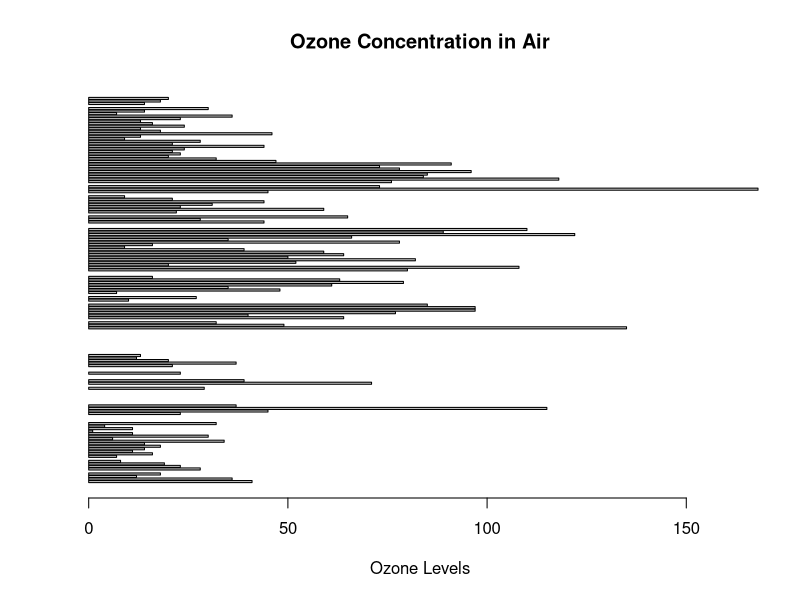
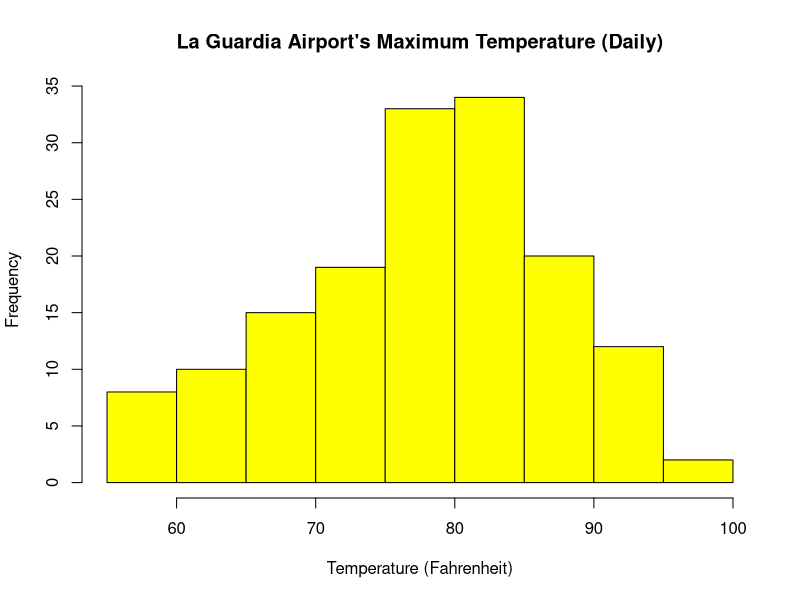
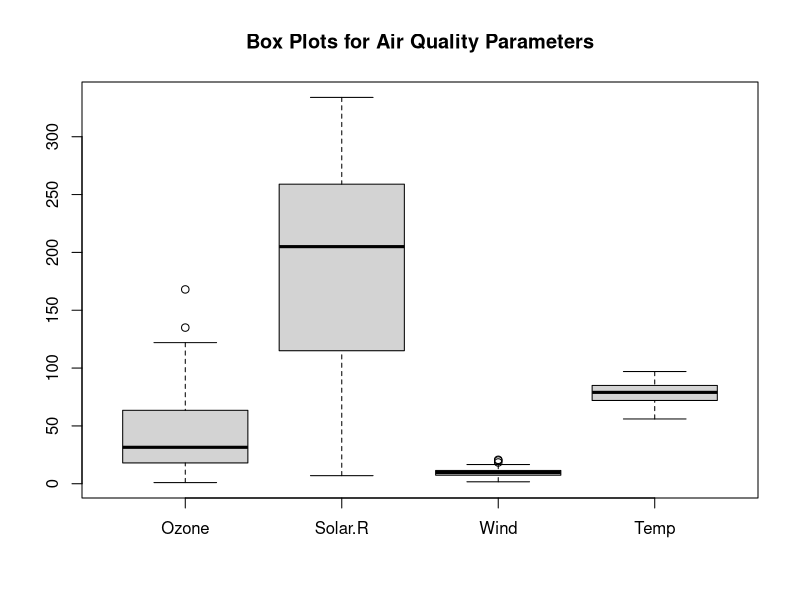
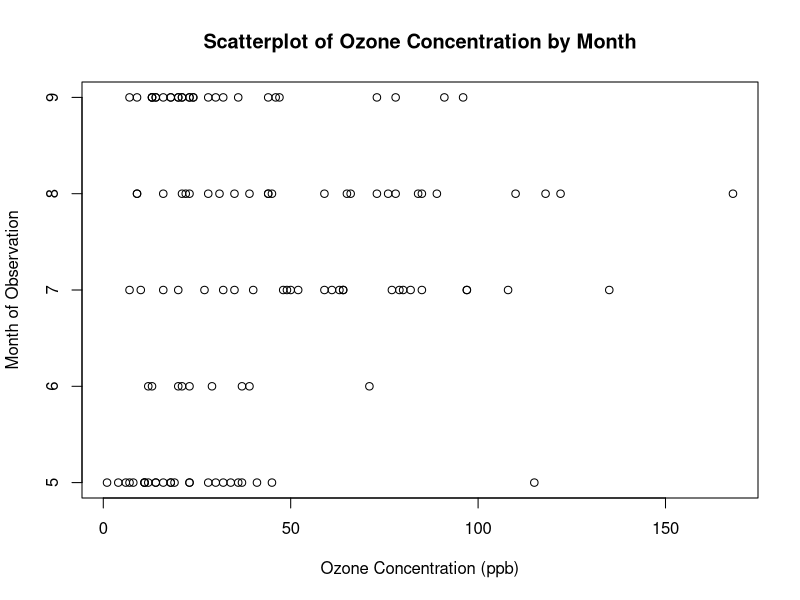
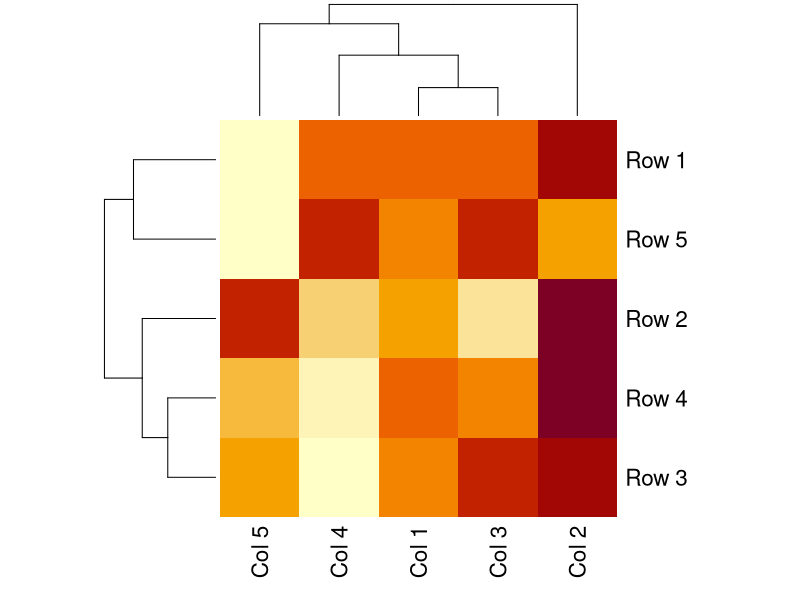

The R script that drew these images, in order:
View(airquality)

# Bar plot for Ozone concentration
barplot(
  airquality$Ozone,
  main = "Ozone Concentration in Air",
  xlab = "Ozone Levels",
  horiz = TRUE
)

# Histogram of Temperature at La Guardia Airport
hist(
  airquality$Temp,
  main = "La Guardia Airport's Maximum Temperature (Daily)",
  xlab = "Temperature (Fahrenheit)",
  col = "yellow",
  freq = TRUE
)


# Box plots for selected air quality parameters
boxplot(
  airquality[, 1:4],
  main = "Box Plots for Air Quality Parameters"
)

# Scatter plot for Ozone concentration by Month
plot(
  airquality$Ozone, 
  airquality$Month,
  main = "Scatterplot of Ozone Concentration by Month",
  xlab = "Ozone Concentration (ppb)",
  ylab = "Month of Observation"
)

# Creating a sample matrix and drawing a heatmap
data <- matrix(rnorm(25, 0, 5), nrow = 5, ncol = 5)
colnames(data) <- paste("Col", 1:5)
rownames(data) <- paste("Row", 1:5)
heatmap(data)
